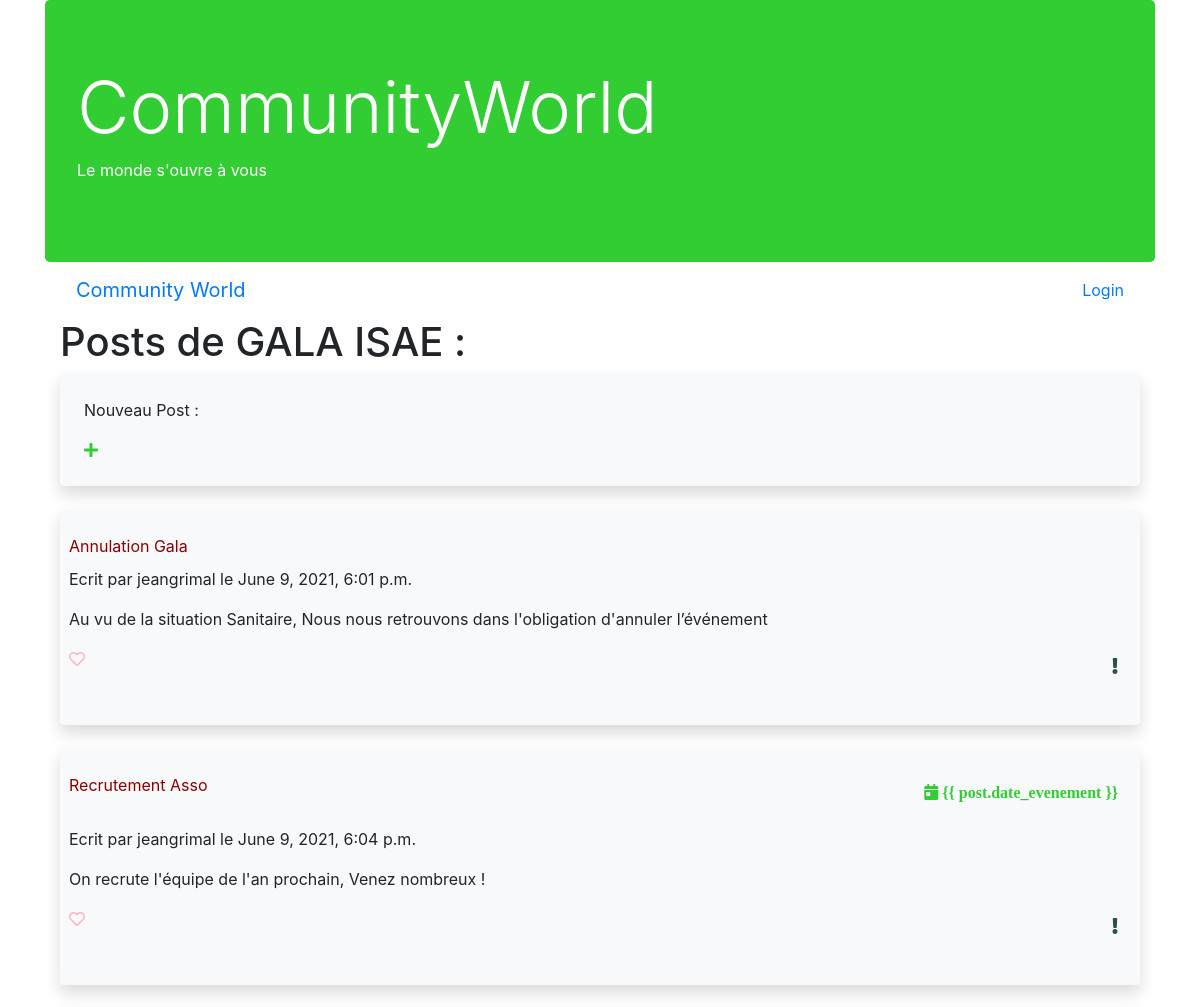
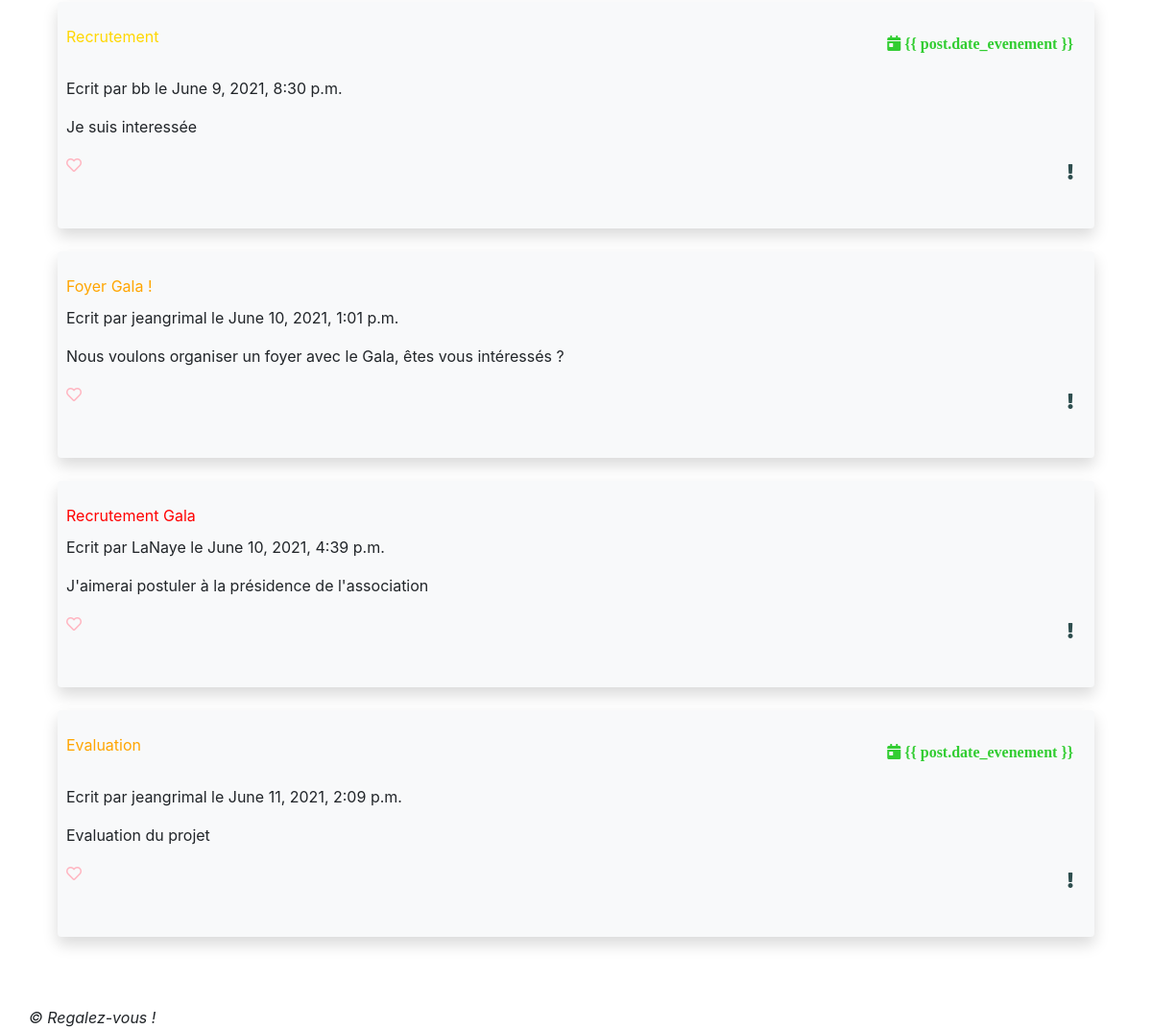
The app's page /communitymanager/communaute/1 with its own data (2 pictures, top to bottom).
### communitymanager/models.py (models this page shows, shortened)
class Communaute(models.Model):
    nom = models.CharField(max_length=100)
    abonnes = models.ManyToManyField(User, verbose_name='abonnes')
    class Meta:
        ordering = ['nom']

class Post(models.Model):
    titre = models.CharField(max_length=200, default='')
    description = models.TextField(null=True)
    date = models.DateTimeField(default=timezone.now)
    communaute = models.ForeignKey(Communaute, on_delete=models.CASCADE)
    auteur = models.ForeignKey(User, on_delete=models.CASCADE)
    priorite = models.ForeignKey(priorite, on_delete=models.CASCADE)
    evenementiel = models.BooleanField(null=True)
    date_evenement = models.DateTimeField(null=True, default=datetime.now())
    likes = models.ManyToManyField(User, null=True, verbose_name='likes', related_name='+')
    vues = models.ManyToManyField(User, null=True, verbose_name='vus', related_name='++')
    class Meta:
        ordering = ['date']
    def recherche_like(self, user):
        for abo in self.likes.all():
            if user.id == abo.id:
                return True
        return False
    def recherche_vue(self, user):
        for abo in self.vues.all():
            if user.id == abo.id:
                return True
        return False

### communitymanager/views.py (the view)
# urls.py: path('communaute/<id_de_la_communaute>', views.communaute, name='communaute'),
def communaute(request, id_de_la_communaute):
    posts_aime = []
    posts_vus = []
    posts_ecarlates = []
    posts_rouges = []
    posts_oranges = []
    posts_jaunes = []
    all_posts = Post.objects.all()
    for post in all_posts :
        prio = post.priorite
        if post.recherche_vue(request.user):
            posts_vus.append(post)
        if post.recherche_like(request.user):
            posts_aime.append(post)
        if prio.label == 'Ecarlate':
            posts_ecarlates.append(post)
        if prio.label == 'Rouge':
            posts_rouges.append(post)
        if prio.label == 'Orange':
            posts_oranges.append(post)
        if prio.label == 'Jaune':
            posts_jaunes.append(post)
    commu = Communaute.objects.get(id=id_de_la_communaute)
    Posts = Post.objects.filter(communaute__id=id_de_la_communaute)
    Utilisateur = request.user
    return render(request, 'communaute.html', locals())

### templates/communaute.html (shortened to what this page needs)
{% extends 'base.html' %}
{% block content %}
<h1> Posts de {{ commu.nom }} :</h1>
<div class="shadow p-4 mb-4 bg-light rounded ">
    <p class="text">Nouveau Post :</p>
    <a href="{% url 'nouveau_post' %}" role="button" style="color: limegreen"><i class="fas fa-plus"></i></a>
</div>
{% for post in Posts %}
<div class="shadow p-4 mb-4 bg-light rounded ">
    <div class="row" style="...">
        {% if post in posts_ecarlates %}
        <a class="text" href="{% url 'afficher_post' post.id %}" style="color: darkred">{{ post.titre }} </a>
        {% elif post in posts_rouges %}
        <a class="text" href="{% url 'afficher_post' post.id %}" style="color: red">{{ post.titre }} </a>
        {% elif post in posts_oranges %}
        <a class="text" href="{% url 'afficher_post' post.id %}" style="color: orange">{{ post.titre }} </a>
        {% elif post in posts_jaunes %}
        <a class="text" href="{% url 'afficher_post' post.id %}" style="color: gold">{{ post.titre }} </a>
        {% else %}
        <a class="text" href="{% url 'afficher_post' post.id %}" style="color: black">{{ post.titre }} </a>
        <hr>
        {% endif %}
        {% if post.evenementiel %}
        <p class="btn float-right" style="color: limegreen"><i class="fas fa-calendar-day"> {{ post.date_evenement
            }}</i></p>
        {% endif %}
    </div>
    <div class="row" style="align-items: center">
        <p class="text">Ecrit par {{ post.auteur }} le {{ post.date }}</p>
    </div>
    <div class="row" style="align-items: center">
        <p class="text">{{ post.description }}</p>
    </div>
    <div class="row" style="...">
        {% if post in posts_aime %}
        <a href="{% url 'unlike' post.id %}" role="button" style="color: lightpink"><i class="fas fa-heart"></i></a>
        <hr>
        {% else %}
        <a href="{% url 'like' post.id %}" role="button" style="color: lightpink"><i class="far fa-heart"></i></a>
        {% endif %}
        {% if post in posts_vus %}
        <p class="btn float-right" style="color: darkslategrey"><i class="fas fa-glasses"></i></p>
        {% else %}
        <p class="btn float-right" style="color: darkslategray"><i class="fas fa-exclamation"></i></p>
        {% endif %}
    </div>
</div>
{% endfor %}
{% endblock %}

### templates/base.html (shortened to what this page needs)
<!DOCTYPE html>
{% load static %}
<html lang="fr">
<head>
    <link rel="stylesheet" href="https://maxcdn.bootstrapcdn.com/bootstrap/4.5.2/css/bootstrap.min.css">
    <link rel="stylesheet" href="https://use.fontawesome.com/releases/v5.6.3/css/all.css"
>
    <link rel="stylesheet" href="https://maxcdn.bootstrapcdn.com/bootstrap/4.5.2/css/bootstrap.min.css">
</head>
<body>
<div class="container">
    <div class="jumbotron text" style="margin-bottom:0; background-color:limegreen; color:white">
        <header>
            <h1 class="display-3">CommunityWorld</h1>
            <p>Le monde s'ouvre à vous{% if request.user.username %}, {{ request.user.username }}{% endif %}</p>
        </header>
    </div>
    <nav class="navbar navbar-inverse navbar-fixed-top">
        <div class="container-fluid">
            <div class="navbar-header">
                <a class="navbar-brand" href="{% url 'home' %}">Community World</a>
            </div>
            <ul class="nav navbar-nav">
                {% if not request.user.is_authenticated %}
                <li><a class="nav-link" href="{% url 'login' %}">Login</a></li>
                {% endif %}
            </ul>
        </div>
    </nav>
    <div class="container" style="margin-bottom: 2%">
        {% block content %}{% endblock %}
    </div>
    <div class="row pt-5">
        <footer><em>&copy; Regalez-vous !</em></footer>
    </div>
</div>
</body>
</html>

### records on screen
Communaute: nom "GALA ISAE"
Post: titre "Annulation Gala", auteur "jeangrimal", date "June 9, 2021, 6:01 p.m.", description "Au vu de la situation Sanitaire, Nous nous retrouvons dans l'obligation d'annuler l’événement"
Post: titre "Recrutement Asso", evenementiel "{{ post.date_evenement }}", auteur "jeangrimal", date "June 9, 2021, 6:04 p.m.", description "On recrute l'équipe de l'an prochain, Venez nombreux !"
Post: titre "Recrutement", evenementiel "{{ post.date_evenement }}", auteur "bb", date "June 9, 2021, 8:30 p.m.", description "Je suis interessée"
Post: titre "Foyer Gala !", auteur "jeangrimal", date "June 10, 2021, 1:01 p.m.", description "Nous voulons organiser un foyer avec le Gala, êtes vous intéressés ?"
Post: titre "Recrutement Gala", auteur "LaNaye", date "June 10, 2021, 4:39 p.m.", description "J'aimerai postuler à la présidence de l'association"
Post: titre "Evaluation", evenementiel "{{ post.date_evenement }}", auteur "jeangrimal", date "June 11, 2021, 2:09 p.m.", description "Evaluation du projet"
